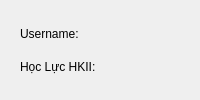
        <widget class="QWidget" name="widget_3" native="true">
         <property name="styleSheet">
          <string notr="true">#widget_3 {
    border: 2px solid #1B5E20;
    border-radius: 12px;
    background-color: rgba(165, 214, 167, 150);
}</string>
         </property>
         <layout class="QHBoxLayout" name="horizontalLayout">
          <item>
           <widget class="QWidget" name="widget_4" native="true">
            <property name="styleSheet">
             <string notr="true">#widget_5 {
	color: #000000;
    border: 2px solid #1B5E20;
    border-radius: 12px;
    background-color: rgba(165, 214, 167, 150);
}</string>
            </property>
            <layout class="QVBoxLayout" name="verticalLayout_2">
             <item>
              <widget class="QLabel" name="username">
               <property name="styleSheet">
                <string notr="true"/>
               </property>
               <property name="text">
                <string>Username:</string>
               </property>
              </widget>
             </item>
             <item>
              <widget class="QLabel" name="hoc_luc_allyear">
               <property name="styleSheet">
                <string notr="true"/>
               </property>
               <property name="text">
                <string>Học Lực HKII:</string>
               </property>
              </widget>
             </item>
            </layout>
           </widget>
          </item>
         </layout>
        </widget>
